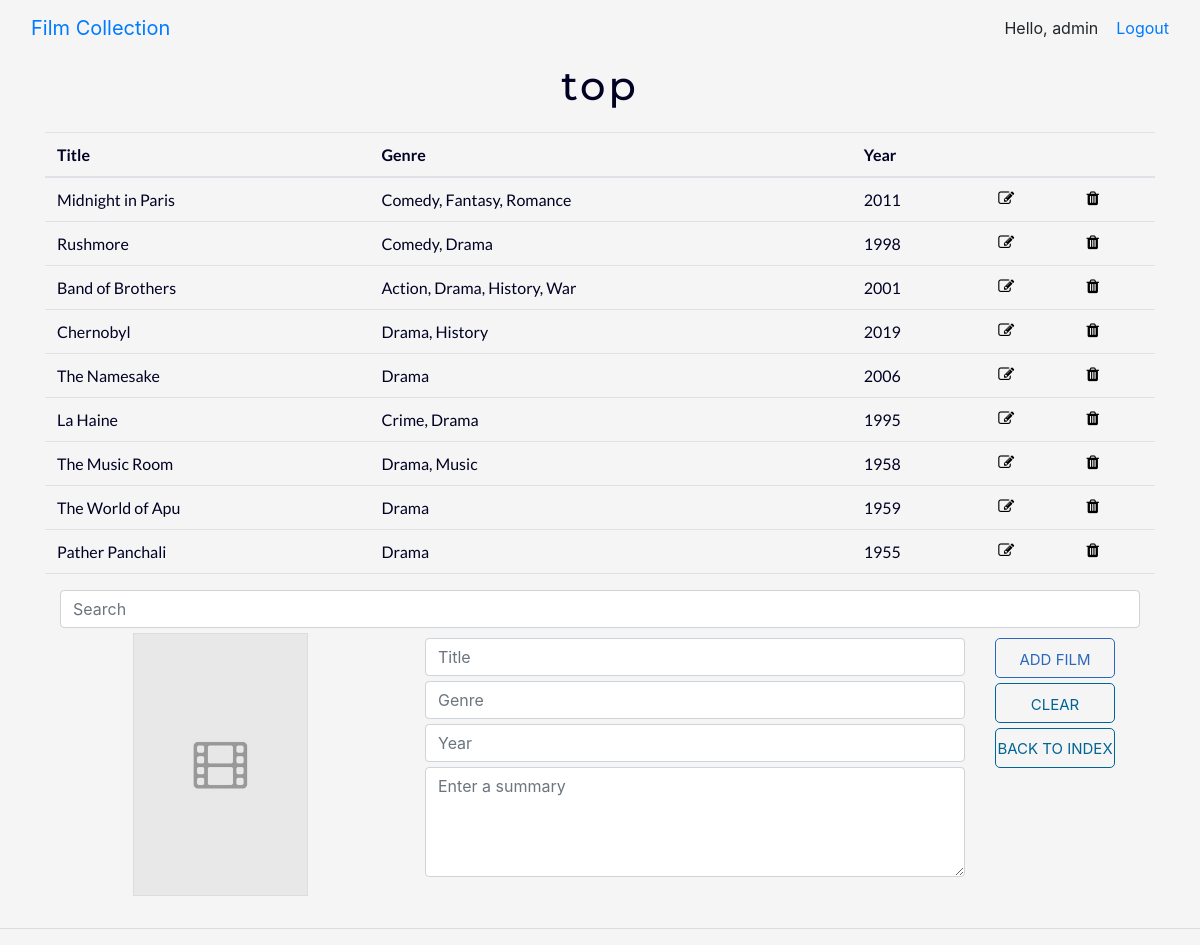
/8/ (signed in), run on the app's committed database.
### collection/models.py (models this page shows, shortened)
class Shelf(models.Model):
    user = models.ForeignKey(settings.AUTH_USER_MODEL, on_delete = models.CASCADE, default = 1)
    shelf_name = models.CharField(max_length = 100)
    shelf_size = models.PositiveIntegerField(default = 0)

class Movie(models.Model):
    shelf = models.ForeignKey(Shelf, on_delete = models.CASCADE)
    movie_name = models.CharField(max_length = 100)
    movie_genre = models.CharField(max_length = 100)
    release_year = models.PositiveIntegerField(default = 2018)
    movie_summary = models.TextField()
    movie_poster = models.TextField(null = True)

### collection/views.py (the view)
# urls.py: path('<int:pk>/', views.DetailView.as_view(), name='detail'),
class DetailView(generic.DetailView):
    model = Shelf
    template_name='collection/detail.html'

### collection/templates/collection/detail.html (shortened to what this page needs)
{% extends 'base.html' %}
{% load staticfiles %}
{% block body %}
<div class="container color-navy">
    <div class="title">
        <p> {{ shelf.shelf_name }} </p>
    </div>
    <table class="table body-font color-navy">
        <thead>
            <th>Title</th>
            <th>Genre</th>
            <th>Year</th>
            <th></th>
            <th></th>
        </thead>
        <tbody>
            {% for movie in shelf.movie_set.all %}
            <tr>
                <td for="movie{{ forloop.counter }}">{{ movie.movie_name }}</td>
                <td for="movie{{ forloop.counter }}">{{ movie.movie_genre }}</td>
                <td for="movie{{ forloop.counter }}">{{ movie.release_year }}</td>
                <td title="Edit"><a href="{% url 'collection:update' shelf.id movie.id %}"class ="button-edit"><span class="fa fa-edit"></span></a></td>
                <td title="Delete"><a href="{% url 'collection:delete_film' shelf.id movie.id%}"class ="button-trash"><span class="fa fa-trash"></span></a></td>
            </tr>
            {% endfor %}
        </tbody>
    </table>
    <div class ="container">
        <input id = "search-text" class="form-control form-spacing" type="text" placeholder="Search">
    </div>
    <form class="row" action="{% url 'collection:add_film' shelf.id %}" method="post">
        <div class="col-sm-4 form-group">
            <img src = "{% static 'imgs/placeholder_poster.png' %}" id ="movie-poster"></img>
        </div>
        <div class="col-sm-6 form-group">
            <input required id = "form-title" class="form-control form-spacing" type="text" name="title" placeholder="Title">
            <input required id = "form-genre" class="form-control form-spacing" type="text" name="genre" placeholder="Genre">
            <input required data-placeholder="" id = "form-year" data-mask="9999" class="form-control form-spacing" type="text" min="0000" max="2050" name="year"
                placeholder="Year">
            <textarea rows="4" id = "form-plot" class="form-control form-spacing" type="text" name="summary" placeholder="Enter a summary"></textarea>
        </div>
        <div class="col-sm-2 form-group">
            <button class="button-yin form-spacing" type="submit"> ADD FILM </button>
            <button id ="reset-button" class="button-yang form-spacing" type="reset"> CLEAR </button>
            <a class="button-yang form-spacing" href="{% url 'collection:index' %}">BACK TO INDEX</a>
        </div>
    </form>
</div>
{% endblock %}

### collection/templates/base.html (shortened to what this page needs)
{% load static %}
<html>
<head>
    <link href="https://stackpath.bootstrapcdn.com/font-awesome/4.7.0/css/font-awesome.min.css" rel="stylesheet">
    <link rel="stylesheet" type="text/css" href="{% static 'collection/style.css' %}">
    <link rel="stylesheet" href="https://stackpath.bootstrapcdn.com/bootstrap/4.1.3/css/bootstrap.min.css"
>
</head>
<body>
    {% if user.is_authenticated %}
        <nav class="navbar navbar-default navbar-expand-lg">
            <div class="container-fluid">
                <div class="navbar-header">
                    <a class="navbar-brand" href="/">Film Collection</a>
                </div>
                <ul class="nav navbar-nav navbar-right">
                    <li> Hello, {{user.get_username}} &nbsp; &nbsp;</li>
                    <li class="active"><a href="{% url 'logout'%}?next=/">Logout</a></li>
                </ul>
            </div>
        </nav>
    {% endif %}
    {% block body %}
    {% endblock %}
    <hr>
</body>
</html>

### collection/static/collection/style.css (style rules this page uses)
.color-navy { color: #000123; }
.body-font { font-family: 'Lato'; }
html { overflow-y: scroll !important; }
html body { background-color: whitesmoke; }
a { text-decoration: none !important; }
.title { font-family: 'Montserrat'; font-size: 40px; letter-spacing: 3px; font-weight: 450; margin: auto; width: 100%; text-align: center; }
.table tr:not(.summary) td { border: none !important; }
.table tbody tr { background-color: whitesmoke; color: #000123; transition: ease-in-out .3s; }
.button-trash { z-index: 100; border: none; background-color: transparent; color:black; cursor:pointer; }
.button-edit { z-index: 100; border: none; background-color: transparent; color:black; cursor:pointer; transition: ease-in-out .3s; }
.button-yin { font-style: normal; display: block; font-size: 15px; background-color: whitesmoke; color: #2b67bc; height: 40px; width: 120px; border-radius: 5px; border: 1px solid #2b67bc; text-align: center; line-height: 40px; transition: ease-in-out .3s; }
.button-yang { font-style: normal; display: block; font-size: 15px; background-color: whitesmoke; color: #006494; height: 40px; width: 120px; border-radius: 5px; border: 1px solid #006494; text-align: center; line-height: 40px; transition: ease-in-out .3s; }
#movie-poster { width: 50%; display: block; margin: auto; }
.form-spacing { margin-top: 5px; margin-bottom: 5px; }

### data on the page
Shelf: shelf_name "top"
Movie: movie_name "Midnight in Paris", movie_genre "Comedy, Fantasy, Romance", release_year "2011"
Movie: movie_name "Rushmore", movie_genre "Comedy, Drama", release_year "1998"
Movie: movie_name "Band of Brothers", movie_genre "Action, Drama, History, War", release_year "2001"
Movie: movie_name "Chernobyl", movie_genre "Drama, History", release_year "2019"
Movie: movie_name "The Namesake", movie_genre "Drama", release_year "2006"
Movie: movie_name "La Haine", movie_genre "Crime, Drama", release_year "1995"
Movie: movie_name "The Music Room", movie_genre "Drama, Music", release_year "1958"
Movie: movie_name "The World of Apu", movie_genre "Drama", release_year "1959"
Movie: movie_name "Pather Panchali", movie_genre "Drama", release_year "1955"

### other printed values
{{ user.get_username }} "admin"
